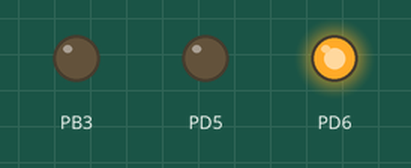
Recording of a program running on a simulated ATmega328P, built with avr-gcc and emulated at 16 MHz. Parts: output pins drawn as LEDs (lit = HIGH).

Above: at 0.25 s.
At 5.25 s:
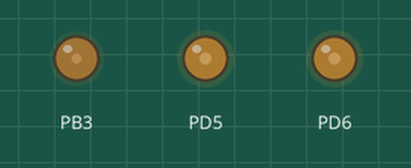
At 9.75 s:
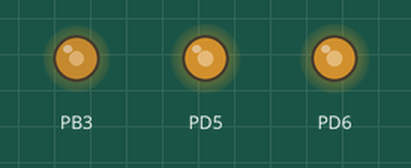
At 14.6 s:
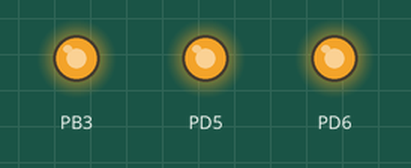
At 27.25 s:
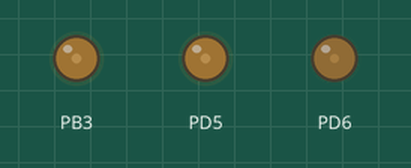
At 39.75 s:
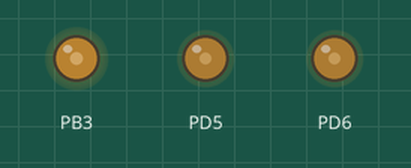
Timing chart, 0 to 40.0 s (numbered marks = the images above):
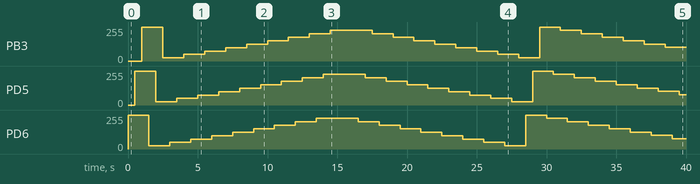

The program:

main.c
```c
/*
 * DA3.c
 *
 * Created: 2/15/2017 5:08:39 PM
 * Author : Luis
 */

#include <avr/io.h>
#include <util/delay.h>
#include <math.h>

#define F_CPU 16000000L
//UPDATE According to delay
#define DELAY 500

char PWM_Desired(unsigned char);
int main(void)
{
	//TIMER 0 A&B
	//Fast PWM Mode
	//WITH NO PRESCALING
	//CHECK OCF0A and OCF0B
	//TOP OCR0A[7:0] and TOP OCR0B[7:0]
	TCCR0A = _BV(COM0A1)|_BV(COM0B1)|_BV(WGM01)|_BV(WGM00);
	TCCR0B = _BV(CS00);

	//TIMER 2
	//Fast PWM Mode
	//WITH NO PRESCALING
	//TOP 0CR2A[7:0]
	//TIFR2 TO CHECK OCFA
	TCCR2A = _BV(COM2A1)|_BV(WGM21)|_BV(WGM20);
	TCCR2B = _BV(CS20);

	//PD.6 is OC0A PD.5 is OC0B
	DDRD = 0x60;
	//PB.3 is OC2A
	DDRB = 0x08;

    while (1)
    {
		//DUTY CYLCE FROM 10% to 90%
		//OCR0A = BLUE
		//OCR0B = RED
		//OCR2A = GREEN
		for(unsigned char i = 0; i <= 90; i += 10)
		{
			unsigned char val = PWM_Desired(i);

			//SET the desired counter based on duty cycle
			//and after have .5s delay
			OCR0A = val;
			_delay_ms(DELAY);
			OCR0B = val;
			_delay_ms(DELAY);
			OCR2A = val;
			_delay_ms(DELAY);
		}

		//DUTY CYLCE FROM 90% to 10%
		for(unsigned char i = 90; i >= 0; i -= 10)
		{
			unsigned char val = PWM_Desired(i);
			//SET the desired counter based on duty cycle
			//and after have .5s delay
			OCR0A = val;
			_delay_ms(DELAY);
			OCR0B = val;
			_delay_ms(DELAY);
			OCR2A = val;
			_delay_ms(DELAY);
		}
    }
}

//Calculate our OCRxx value based on the passed in duty cycle
//OCRxx = ((256*Duty Cycle)/100-1
char PWM_Desired(unsigned char DC){
	unsigned char temp;
	temp = ((256*DC)/100)-1;
	return temp;
}
```

Measured:
- by itself, PB3: 0/255 → 255/255 at 1.0 s, → 24/255 1.5 s later, → 50/255 1.5 s later, → 75/255 1.5 s later, … (25 changes in this stretch)
- by itself, PD5: 0/255 → 255/255 at 0.50 s, → 24/255 1.5 s later, → 50/255 1.5 s later, → 75/255 1.5 s later, … (26 changes in this stretch)
- by itself, PD6: 0/255 → 255/255 at 0.00 s, → 24/255 1.5 s later, → 50/255 1.5 s later, → 75/255 1.5 s later, … (26 changes in this stretch)
